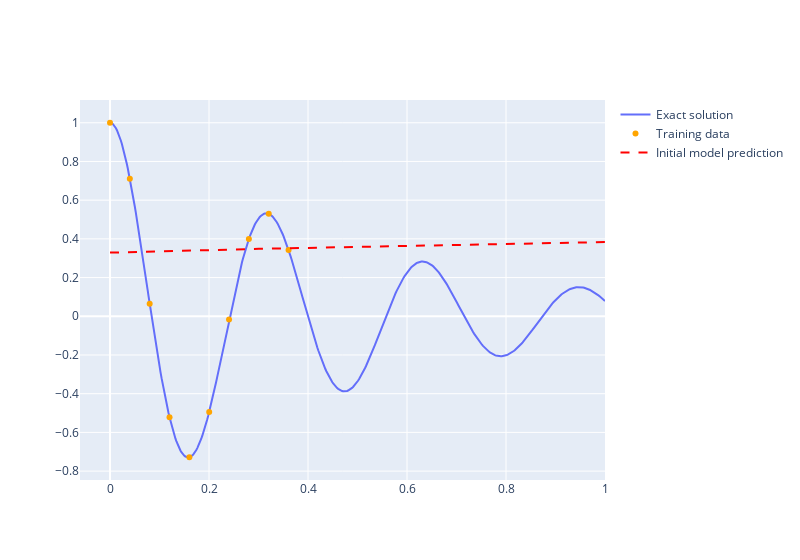

Notebook source saved alongside this figure:
### Code cell
plot_interactive(
    [
        exact_plot,
        train_plot,
        PlotData(
            data=Data(x=x, y=jax.vmap(pinn)(x)),
            plot_type="line",
            line_style=("--", "dash"),
            label="Initial model prediction",
            color="red",
        ),
    ]
)

### Figure 1 — Plotly figure (JSON) as saved in the notebook; plotly's stock layout.template omitted (floating-point values rounded to 4 significant figures; data arrays with more than 128 entries replaced by an {"elided": "..."} marker saying what was removed)
{"data": [{"line": {"dash": "solid"}, "mode": "lines", "name": "Exact solution", "type": "scatter", "x": {"elided": "500 float values"}, "y": {"elided": "500 float values"}}, {"marker": {"color": "orange"}, "mode": "markers", "name": "Training data", "type": "scatter", "x": [0.0, 0.04008, 0.08016, 0.1202, 0.1603, 0.2004, 0.2405, 0.2806, 0.3206, 0.3607], "y": [1.0, 0.711, 0.06483, -0.5221, -0.7284, -0.4943, -0.0168, 0.3994, 0.5293, 0.3421]}, {"line": {"color": "red", "dash": "dash"}, "mode": "lines", "name": "Initial model prediction", "type": "scatter", "x": {"elided": "500 float values"}, "y": {"elided": "500 float values"}}], "layout": {"width": 800}}
